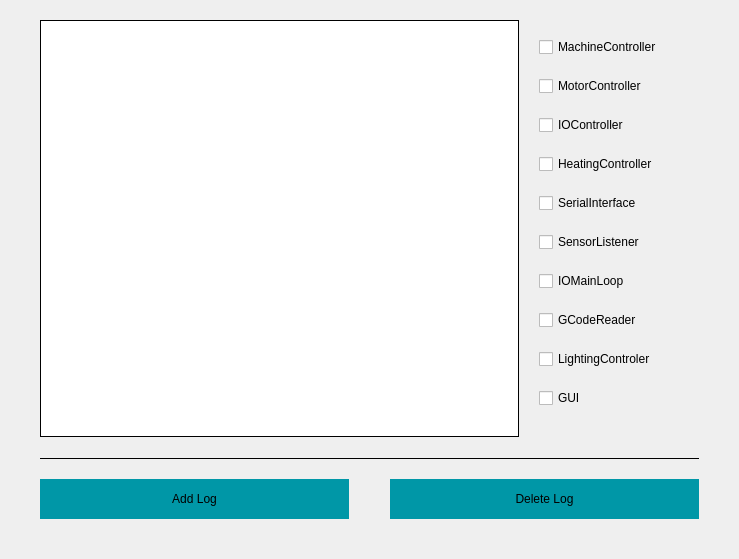
<?xml version="1.0" encoding="UTF-8"?>
<ui version="4.0">
 <class>LogEditLogScreen</class>
 <widget class="QWidget" name="LogEditLogScreen">
  <property name="geometry">
   <rect>
    <x>0</x>
    <y>0</y>
    <width>739</width>
    <height>559</height>
   </rect>
  </property>
  <property name="windowTitle">
   <string>Form</string>
  </property>
  <widget class="QCheckBox" name="machineControllerCheckBox">
   <property name="geometry">
    <rect>
     <x>539</x>
     <y>34</y>
     <width>160</width>
     <height>26</height>
    </rect>
   </property>
   <property name="styleSheet">
    <string notr="true">QCheckBox{

	color: #000000;
}

QCheckBox::indicator:unchecked{

	image: url(:/Icons/UI/Icons/sharp-check_box_outline_blank-24px.svg);
}

QCheckBox::indicator:checked{

	image: url(:/Icons/UI/Icons/sharp-check_box-24px.svg);
}</string>
   </property>
   <property name="text">
    <string>MachineController</string>
   </property>
  </widget>
  <widget class="QPushButton" name="addLogButton">
   <property name="geometry">
    <rect>
     <x>40</x>
     <y>479</y>
     <width>309</width>
     <height>40</height>
    </rect>
   </property>
   <property name="styleSheet">
    <string notr="true">QPushButton{

	border: none;
	background-color: #0097A7;
	color: #000000;
}

QPushButton:pressed{

	background-color: #00838F;
}

QPushButton:checked{

	background-color: #00838F;
}</string>
   </property>
   <property name="text">
    <string>Add Log</string>
   </property>
  </widget>
  <widget class="Line" name="horizontalLine1">
   <property name="geometry">
    <rect>
     <x>40</x>
     <y>458</y>
     <width>659</width>
     <height>1</height>
    </rect>
   </property>
   <property name="styleSheet">
    <string notr="true">background-color: #000000;</string>
   </property>
   <property name="orientation">
    <enum>Qt::Horizontal</enum>
   </property>
  </widget>
  <widget class="QCheckBox" name="iOControllerCheckBox">
   <property name="geometry">
    <rect>
     <x>539</x>
     <y>112</y>
     <width>160</width>
     <height>26</height>
    </rect>
   </property>
   <property name="styleSheet">
    <string notr="true">QCheckBox{

	color: #000000;
}

QCheckBox::indicator:unchecked{

	image: url(:/Icons/UI/Icons/sharp-check_box_outline_blank-24px.svg);
}

QCheckBox::indicator:checked{

	image: url(:/Icons/UI/Icons/sharp-check_box-24px.svg);
}</string>
   </property>
   <property name="text">
    <string>IOController</string>
   </property>
  </widget>
  <widget class="QCheckBox" name="heatingControllerCheckBox">
   <property name="geometry">
    <rect>
     <x>539</x>
     <y>151</y>
     <width>160</width>
     <height>26</height>
    </rect>
   </property>
   <property name="styleSheet">
    <string notr="true">QCheckBox{

	color: #000000;
}

QCheckBox::indicator:unchecked{

	image: url(:/Icons/UI/Icons/sharp-check_box_outline_blank-24px.svg);
}

QCheckBox::indicator:checked{

	image: url(:/Icons/UI/Icons/sharp-check_box-24px.svg);
}</string>
   </property>
   <property name="text">
    <string>HeatingController</string>
   </property>
  </widget>
  <widget class="QCheckBox" name="sensorListenerCheckBox">
   <property name="geometry">
    <rect>
     <x>539</x>
     <y>229</y>
     <width>160</width>
     <height>26</height>
    </rect>
   </property>
   <property name="styleSheet">
    <string notr="true">QCheckBox{

	color: #000000;
}

QCheckBox::indicator:unchecked{

	image: url(:/Icons/UI/Icons/sharp-check_box_outline_blank-24px.svg);
}

QCheckBox::indicator:checked{

	image: url(:/Icons/UI/Icons/sharp-check_box-24px.svg);
}</string>
   </property>
   <property name="text">
    <string>SensorListener</string>
   </property>
  </widget>
  <widget class="QCheckBox" name="gCodeReaderCheckBox">
   <property name="geometry">
    <rect>
     <x>539</x>
     <y>307</y>
     <width>160</width>
     <height>26</height>
    </rect>
   </property>
   <property name="styleSheet">
    <string notr="true">QCheckBox{

	color: #000000;
}

QCheckBox::indicator:unchecked{

	image: url(:/Icons/UI/Icons/sharp-check_box_outline_blank-24px.svg);
}

QCheckBox::indicator:checked{

	image: url(:/Icons/UI/Icons/sharp-check_box-24px.svg);
}</string>
   </property>
   <property name="text">
    <string>GCodeReader</string>
   </property>
  </widget>
  <widget class="QCheckBox" name="guiCheckBox">
   <property name="geometry">
    <rect>
     <x>539</x>
     <y>385</y>
     <width>160</width>
     <height>26</height>
    </rect>
   </property>
   <property name="styleSheet">
    <string notr="true">QCheckBox{

	color: #000000;
}

QCheckBox::indicator:unchecked{

	image: url(:/Icons/UI/Icons/sharp-check_box_outline_blank-24px.svg);
}

QCheckBox::indicator:checked{

	image: url(:/Icons/UI/Icons/sharp-check_box-24px.svg);
}</string>
   </property>
   <property name="text">
    <string>GUI</string>
   </property>
  </widget>
  <widget class="QCheckBox" name="lightingControllerCheckBox">
   <property name="geometry">
    <rect>
     <x>539</x>
     <y>346</y>
     <width>160</width>
     <height>26</height>
    </rect>
   </property>
   <property name="styleSheet">
    <string notr="true">QCheckBox{

	color: #000000;
}

QCheckBox::indicator:unchecked{

	image: url(:/Icons/UI/Icons/sharp-check_box_outline_blank-24px.svg);
}

QCheckBox::indicator:checked{

	image: url(:/Icons/UI/Icons/sharp-check_box-24px.svg);
}</string>
   </property>
   <property name="text">
    <string>LightingControler</string>
   </property>
  </widget>
  <widget class="QCheckBox" name="iOMainLoopCheckBox">
   <property name="geometry">
    <rect>
     <x>539</x>
     <y>268</y>
     <width>160</width>
     <height>26</height>
    </rect>
   </property>
   <property name="styleSheet">
    <string notr="true">QCheckBox{

	color: #000000;
}

QCheckBox::indicator:unchecked{

	image: url(:/Icons/UI/Icons/sharp-check_box_outline_blank-24px.svg);
}

QCheckBox::indicator:checked{

	image: url(:/Icons/UI/Icons/sharp-check_box-24px.svg);
}</string>
   </property>
   <property name="text">
    <string>IOMainLoop</string>
   </property>
  </widget>
  <widget class="QCheckBox" name="serialInterfaceCheckBox">
   <property name="geometry">
    <rect>
     <x>539</x>
     <y>190</y>
     <width>160</width>
     <height>26</height>
    </rect>
   </property>
   <property name="styleSheet">
    <string notr="true">QCheckBox{

	color: #000000;
}

QCheckBox::indicator:unchecked{

	image: url(:/Icons/UI/Icons/sharp-check_box_outline_blank-24px.svg);
}

QCheckBox::indicator:checked{

	image: url(:/Icons/UI/Icons/sharp-check_box-24px.svg);
}</string>
   </property>
   <property name="text">
    <string>SerialInterface</string>
   </property>
  </widget>
  <widget class="QCheckBox" name="motorControllerCheckBox">
   <property name="geometry">
    <rect>
     <x>539</x>
     <y>73</y>
     <width>160</width>
     <height>26</height>
    </rect>
   </property>
   <property name="styleSheet">
    <string notr="true">QCheckBox{

	color: #000000;
}

QCheckBox::indicator:unchecked{

	image: url(:/Icons/UI/Icons/sharp-check_box_outline_blank-24px.svg);
}

QCheckBox::indicator:checked{

	image: url(:/Icons/UI/Icons/sharp-check_box-24px.svg);
}</string>
   </property>
   <property name="text">
    <string>MotorController</string>
   </property>
  </widget>
  <widget class="QPushButton" name="deleteLogButton">
   <property name="geometry">
    <rect>
     <x>390</x>
     <y>479</y>
     <width>309</width>
     <height>40</height>
    </rect>
   </property>
   <property name="styleSheet">
    <string notr="true">QPushButton{

	border: none;
	background-color: #0097A7;
	color: #000000;
}

QPushButton:pressed{

	background-color: #00838F;
}

QPushButton:checked{

	background-color: #00838F;
}</string>
   </property>
   <property name="text">
    <string>Delete Log</string>
   </property>
  </widget>
  <widget class="QListWidget" name="logListWidget">
   <property name="geometry">
    <rect>
     <x>40</x>
     <y>20</y>
     <width>479</width>
     <height>417</height>
    </rect>
   </property>
   <property name="styleSheet">
    <string notr="true">QListWidget{

 	border-style: solid;
	border-width: 1px;
	border-color: #000000;
	color: #000000;
}</string>
   </property>
  </widget>
 </widget>
 <resources/>
 <connections/>
</ui>
